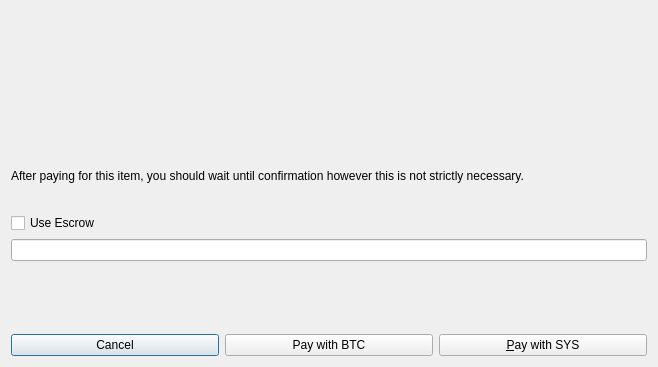
<?xml version="1.0" encoding="UTF-8"?>
<ui version="4.0">
 <class>OfferAcceptDialog</class>
 <widget class="QDialog" name="OfferAcceptDialog">
  <property name="geometry">
   <rect>
    <x>0</x>
    <y>0</y>
    <width>658</width>
    <height>367</height>
   </rect>
  </property>
  <property name="windowTitle">
   <string>Accept Syscoin Offer</string>
  </property>
  <layout class="QGridLayout" name="gridLayout">
   <item row="6" column="0">
    <layout class="QHBoxLayout" name="horizontalLayout_3">
     <item>
      <widget class="QPushButton" name="cancelButton">
       <property name="text">
        <string>Cancel</string>
       </property>
       <property name="default">
        <bool>true</bool>
       </property>
       <property name="flat">
        <bool>false</bool>
       </property>
      </widget>
     </item>
     <item>
      <widget class="QPushButton" name="acceptBtcButton">
       <property name="toolTip">
        <string>Pay with Bitcoin</string>
       </property>
       <property name="text">
        <string>Pay with BTC</string>
       </property>
       <property name="autoDefault">
        <bool>true</bool>
       </property>
      </widget>
     </item>
     <item>
      <widget class="QPushButton" name="acceptButton">
       <property name="toolTip">
        <string>Pay with Syscoin</string>
       </property>
       <property name="text">
        <string>&amp;Pay with SYS</string>
       </property>
      </widget>
     </item>
    </layout>
   </item>
   <item row="1" column="0">
    <layout class="QHBoxLayout" name="horizontalLayout">
     <item>
      <widget class="QLabel" name="acceptMessage">
       <property name="font">
        <font>
         <pointsize>12</pointsize>
         <weight>75</weight>
         <bold>true</bold>
        </font>
       </property>
       <property name="cursor">
        <cursorShape>IBeamCursor</cursorShape>
       </property>
       <property name="text">
        <string/>
       </property>
       <property name="wordWrap">
        <bool>true</bool>
       </property>
       <property name="textInteractionFlags">
        <set>Qt::LinksAccessibleByMouse|Qt::TextSelectableByKeyboard|Qt::TextSelectableByMouse</set>
       </property>
      </widget>
     </item>
    </layout>
   </item>
   <item row="3" column="0">
    <widget class="QCheckBox" name="checkBox">
     <property name="text">
      <string>Use Escrow</string>
     </property>
    </widget>
   </item>
   <item row="4" column="0">
    <widget class="QLineEdit" name="escrowEdit"/>
   </item>
   <item row="2" column="0">
    <widget class="QLabel" name="copyrightLabel">
     <property name="cursor">
      <cursorShape>IBeamCursor</cursorShape>
     </property>
     <property name="text">
      <string notr="true">After paying for this item, you should wait until confirmation however this is not strictly necessary.</string>
     </property>
     <property name="textFormat">
      <enum>Qt::RichText</enum>
     </property>
     <property name="wordWrap">
      <bool>true</bool>
     </property>
     <property name="textInteractionFlags">
      <set>Qt::LinksAccessibleByMouse|Qt::TextSelectableByKeyboard|Qt::TextSelectableByMouse</set>
     </property>
    </widget>
   </item>
   <item row="0" column="0">
    <widget class="QLabel" name="aboutShade">
     <property name="text">
      <string/>
     </property>
     <property name="alignment">
      <set>Qt::AlignCenter</set>
     </property>
    </widget>
   </item>
   <item row="5" column="0">
    <widget class="QLabel" name="escrowDisclaimer">
     <property name="text">
      <string/>
     </property>
    </widget>
   </item>
  </layout>
 </widget>
 <resources>
  <include location="../syscoin.qrc"/>
 </resources>
 <connections/>
</ui>
